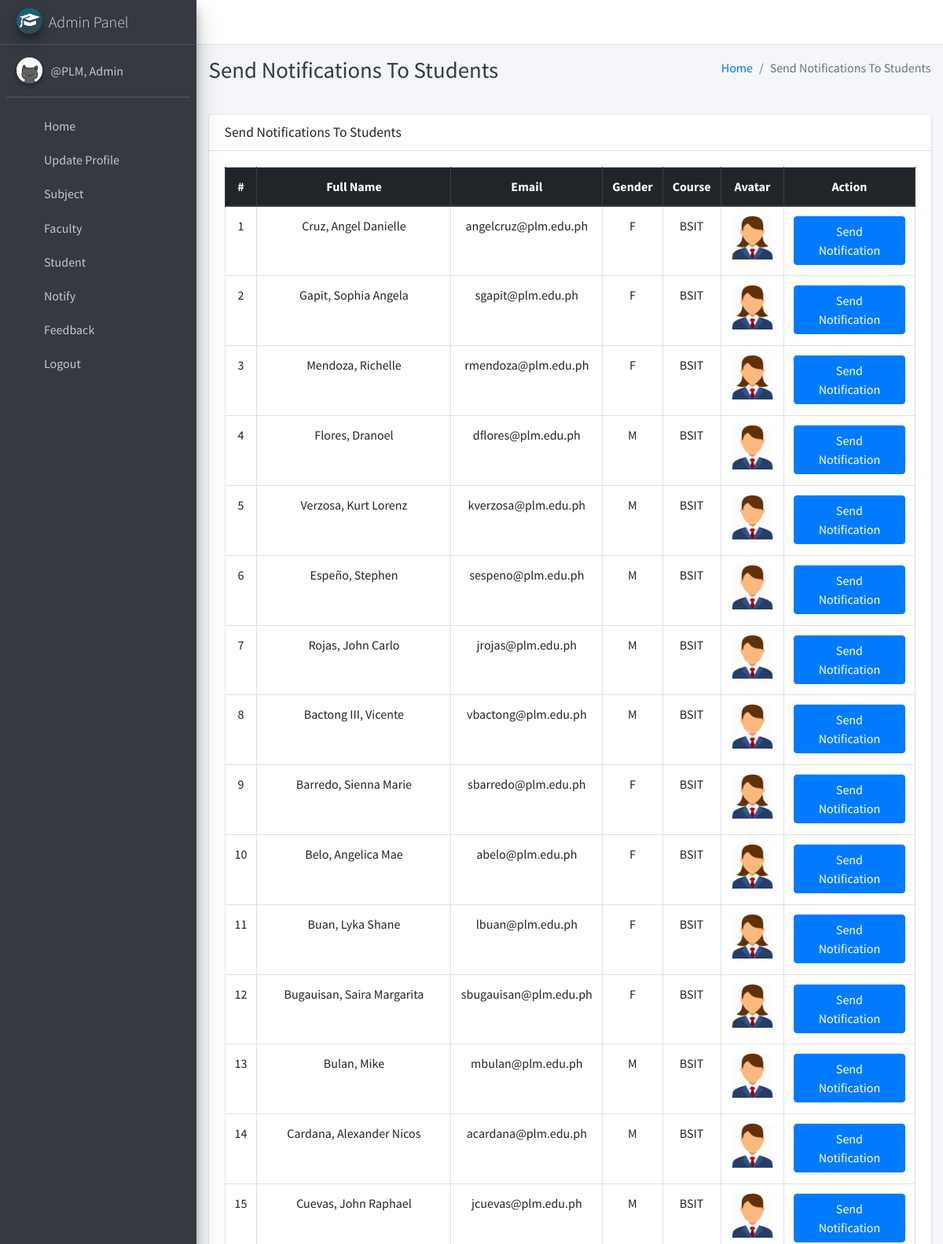
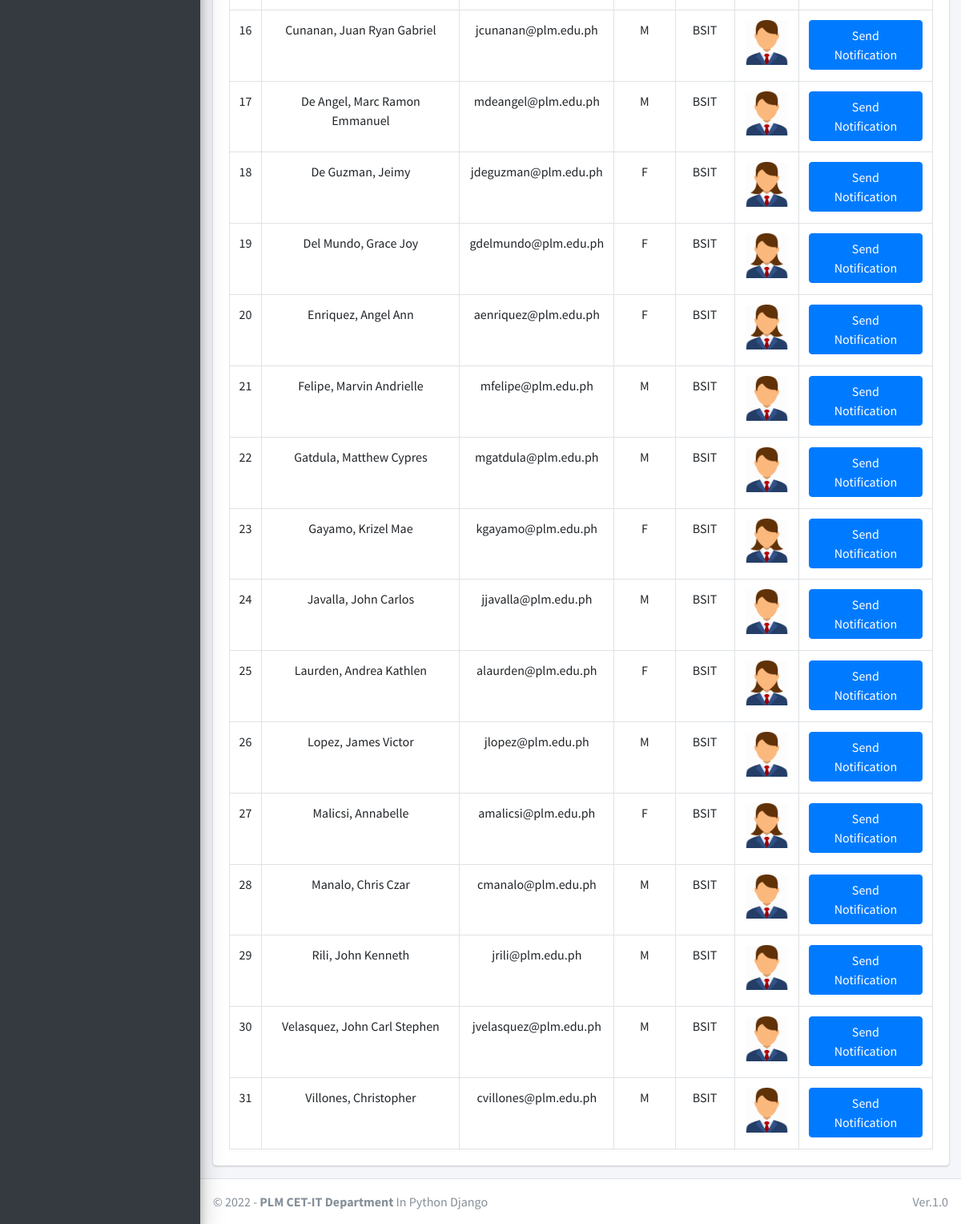
Page /admin_notify_student (signed in) on the committed database (2 pictures, top to bottom).
### main_app/models.py (models this page shows, shortened)
class CustomUser(AbstractUser):
    USER_TYPE = ((1, "HOD"), (2, "Staff"), (3, "Student"))
    GENDER = [("M", "Male"), ("F", "Female")]
    username = None  # Removed username, using email instead
    email = models.EmailField(unique=True)
    user_type = models.CharField(default=1, choices=USER_TYPE, max_length=1)
    gender = models.CharField(max_length=1, choices=GENDER)
    profile_pic = models.ImageField()
    address = models.TextField()
    fcm_token = models.TextField(default="")  # For firebase notifications
    created_at = models.DateTimeField(auto_now_add=True)
    updated_at = models.DateTimeField(auto_now=True)
    USERNAME_FIELD = "email"
    REQUIRED_FIELDS = []
    objects = CustomUserManager()
    def __str__(self):
        return self.last_name + ", " + self.first_name

class Student(models.Model):
    admin = models.OneToOneField(CustomUser, on_delete=models.CASCADE)
    course = models.ForeignKey(Course, on_delete=models.DO_NOTHING, null=True, blank=False)
    session = models.ForeignKey(Session, on_delete=models.DO_NOTHING, null=True)

class Course(models.Model):
    name = models.CharField(max_length=120)
    created_at = models.DateTimeField(auto_now_add=True)
    updated_at = models.DateTimeField(auto_now=True)

### main_app/hod_views.py (the view)
# urls.py: path("admin_notify_student", hod_views.admin_notify_student,
def admin_notify_student(request):
    student = CustomUser.objects.filter(user_type=3)
    context = {
        'page_title': "Send Notifications To Students",
        'students': student
    }
    return render(request, "hod_template/student_notification.html", context)

### main_app/templates/hod_template/student_notification.html (shortened to what this page needs)
{% extends 'main_app/base.html' %}
{% load static %}
{% block page_title %}{{page_title}}{% endblock page_title %}
{% block content %}
<section class="content">
    <div class="container-fluid">
        <div class="row">
            <div class="col-md-12">
                <div class="card">
                    <div class="card-header">
                        <h3 class="card-title">{{page_title}}</h3>
                    </div>
                    <div class="card-body">
                        <table id="example2" class="table table-bordered table-hover">
                            <thead class="thead-dark">
                                <tr align="center">
                                    <th>#</th>
                                    <th>Full Name</th>
                                    <th>Email</th>
                                    <th>Gender</th>
                                    <th>Course</th>
                                    <th>Avatar</th>
                                    <th>Action</th>
                                </tr>
                            </thead>
                            <tbody align="center">
                                {% for student in students %}
                                <tr>
                                    <td>{{ forloop.counter }}</td>
                                    <td>{{student.last_name}}, {{student.first_name}}</td>
                                    <td>{{student.email}}</td>
                                    <td>{{student.gender}}</td>
                                    <td>{{student.student.course.name}}</td>
                                    <td>
                                        {% if student.profile_pic == ""  %}
                                        No Image
                                        {% else %}
                                        <img class="img img-fluid mb-2" height="56" width="56"
                                            src="{{student.profile_pic}}" alt="">
                                        {% endif %}
                                    </td>
                                    <td><button data-toggle = "modal" data-target = "#myModal"class="btn btn-primary show_notification" value="{{student.id}}">Send Notification</button>
                                    </td>
                                </tr>
                                {% endfor %}
                            </tbody>
                        </table>
                    </div>
                </div>
            </div>
        </div>
    </div>
</section>
{% endblock content %}

### main_app/templates/main_app/sidebar_template.html (shortened to what this page needs)
{% load static %}
<aside class="main-sidebar sidebar-dark-info elevation-4">
    {% if request.user.user_type == '1' %}
    <a href="{% url 'admin_home' %}" class="brand-link">
        <img src="{% static 'dist/img/cmsl.png' %} " alt="AdminLTE Logo"
            class="brand-image img-circle elevation-3" >
        <span class="brand-text font-weight-light">Admin Panel</span>
    </a>
    <div class="sidebar">
        <div class="user-panel mt-3 pb-3 mb-3 d-flex">
            <div class="image">
                <img src="{{ request.user.profile_pic}}" class="img-circle elevation-2" alt="User Image">
            </div>
            <div class="info">
                <a href="#" class="d-block">{{user}}</a>
            </div>
        </div>
        <nav class="mt-2">
            <ul class="nav nav-pills nav-sidebar flex-column" data-widget="treeview" role="menu" data-accordion="false">
                <li class="nav-item">
                    {% url 'admin_home' as admin_home %}
                    <a href="{{admin_home}}" class="nav-link {% if admin_home == request.path %} active {% endif %}">
                        <i class="nav-icon fas fa-home"></i>
                        <p>
                            Home
                        </p>
                    </a>
                </li>
                <li class="nav-item">
                    {% url 'admin_view_profile' as admin_view_profile %}
                    <a href="{{admin_view_profile}}"
                        class="nav-link {% if admin_view_profile == request.path %} active {% endif %}">
                        <i class="nav-icon fas fa-address-card"></i>
                        <p>
                            Update Profile
                        </p>
                    </a>
                </li>
                <li class="nav-item has-treeview">
                    <a href="#" class="nav-link">
                        <i class="nav-icon fas fa-book"></i>
                        <p>
                            Subject
                            <i class="fas fa-angle-left right"></i>
                        </p>
                    </a>
                </li>
                <li class="nav-item has-treeview">
                    <a href="#" class="nav-link">
                        <i class="nav-icon fas fa-user-plus"></i>
                        <p>
                            Faculty
                            <i class="fas fa-angle-left right"></i>
                        </p>
                    </a>
                </li>
                <li class="nav-item has-treeview">
                    <a href="#" class="nav-link">
                        <i class="nav-icon fas fa-user-plus"></i>
                        <p>
                            Student
                            <i class="fas fa-angle-left right"></i>
                        </p>
                    </a>
                        </li>
                 <li class="nav-item has-treeview">
                    <a href="#" class="nav-link">
                        <i class="nav-icon fas fa-bullhorn"></i>
                        <p>
                            Notify
                            <i class="fas fa-angle-left right"></i>
                        </p>
                    </a>
                </li>
                <li class="nav-item has-treeview">
                    <a href="#" class="nav-link">
                        <i class="nav-icon fas fa-comment-alt"></i>
                        <p>
                            Feedback
                            <i class="fas fa-angle-left right"></i>
                        </p>
                    </a>
                </li>
                                        {% endif %}
                                        <li class="nav-item">
                                            <a href="{% url 'user_logout' %}"
                                                onclick="return confirm('Your session would be terminated.\n\nProceed?')"
                                                class="nav-link">
                                                <i class="nav-icon fas fa-power-off"></i>
                                                <p>
                                                    Logout
                                                </p>
                                            </a>
                                        </li>
                                    </ul>
                                </nav>
                            </div>-->
    </div>

### rows in the picture
CustomUser: user.profile_pic (picture), last_name+first_name "@PLM, Admin"
CustomUser: last_name "Cruz", first_name "Angel Danielle", email "angelcruz@plm.edu.ph", gender "F", student.course.name "BSIT"
CustomUser: last_name "Gapit", first_name "Sophia Angela", email "sgapit@plm.edu.ph", gender "F", student.course.name "BSIT"
CustomUser: last_name "Mendoza", first_name "Richelle", email "rmendoza@plm.edu.ph", gender "F", student.course.name "BSIT"
CustomUser: last_name "Flores", first_name "Dranoel", email "dflores@plm.edu.ph", gender "M", student.course.name "BSIT"
CustomUser: last_name "Verzosa", first_name "Kurt Lorenz", email "kverzosa@plm.edu.ph", gender "M", student.course.name "BSIT"
CustomUser: last_name "Espeño", first_name "Stephen", email "sespeno@plm.edu.ph", gender "M", student.course.name "BSIT"
CustomUser: last_name "Rojas", first_name "John Carlo", email "jrojas@plm.edu.ph", gender "M", student.course.name "BSIT"
CustomUser: last_name "Bactong III", first_name "Vicente", email "vbactong@plm.edu.ph", gender "M", student.course.name "BSIT"
CustomUser: last_name "Barredo", first_name "Sienna Marie", email "sbarredo@plm.edu.ph", gender "F", student.course.name "BSIT"
CustomUser: last_name "Belo", first_name "Angelica Mae", email "abelo@plm.edu.ph", gender "F", student.course.name "BSIT"
CustomUser: last_name "Buan", first_name "Lyka Shane", email "lbuan@plm.edu.ph", gender "F", student.course.name "BSIT"
CustomUser: last_name "Bugauisan", first_name "Saira Margarita", email "sbugauisan@plm.edu.ph", gender "F", student.course.name "BSIT"
CustomUser: last_name "Bulan", first_name "Mike", email "mbulan@plm.edu.ph", gender "M", student.course.name "BSIT"
CustomUser: last_name "Cardana", first_name "Alexander Nicos", email "acardana@plm.edu.ph", gender "M", student.course.name "BSIT"
CustomUser: last_name "Cuevas", first_name "John Raphael", email "jcuevas@plm.edu.ph", gender "M", student.course.name "BSIT"
CustomUser: last_name "Cunanan", first_name "Juan Ryan Gabriel", email "jcunanan@plm.edu.ph", gender "M", student.course.name "BSIT"
CustomUser: last_name "De Angel", first_name "Marc Ramon Emmanuel", email "mdeangel@plm.edu.ph", gender "M", student.course.name "BSIT"
CustomUser: last_name "De Guzman", first_name "Jeimy", email "jdeguzman@plm.edu.ph", gender "F", student.course.name "BSIT"
CustomUser: last_name "Del Mundo", first_name "Grace Joy", email "gdelmundo@plm.edu.ph", gender "F", student.course.name "BSIT"
CustomUser: last_name "Enriquez", first_name "Angel Ann", email "aenriquez@plm.edu.ph", gender "F", student.course.name "BSIT"
CustomUser: last_name "Felipe", first_name "Marvin Andrielle", email "mfelipe@plm.edu.ph", gender "M", student.course.name "BSIT"
CustomUser: last_name "Gatdula", first_name "Matthew Cypres", email "mgatdula@plm.edu.ph", gender "M", student.course.name "BSIT"
CustomUser: last_name "Gayamo", first_name "Krizel Mae", email "kgayamo@plm.edu.ph", gender "F", student.course.name "BSIT"
CustomUser: last_name "Javalla", first_name "John Carlos", email "jjavalla@plm.edu.ph", gender "M", student.course.name "BSIT"
CustomUser: last_name "Laurden", first_name "Andrea Kathlen", email "alaurden@plm.edu.ph", gender "F", student.course.name "BSIT"
CustomUser: last_name "Lopez", first_name "James Victor", email "jlopez@plm.edu.ph", gender "M", student.course.name "BSIT"
CustomUser: last_name "Malicsi", first_name "Annabelle", email "amalicsi@plm.edu.ph", gender "F", student.course.name "BSIT"
CustomUser: last_name "Manalo", first_name "Chris Czar", email "cmanalo@plm.edu.ph", gender "M", student.course.name "BSIT"
CustomUser: last_name "Rili", first_name "John Kenneth", email "jrili@plm.edu.ph", gender "M", student.course.name "BSIT"
CustomUser: last_name "Velasquez", first_name "John Carl Stephen", email "jvelasquez@plm.edu.ph", gender "M", student.course.name "BSIT"
CustomUser: last_name "Villones", first_name "Christopher", email "cvillones@plm.edu.ph", gender "M", student.course.name "BSIT"

### other values in the picture
{{ page_title }} "Send Notifications To Students"
